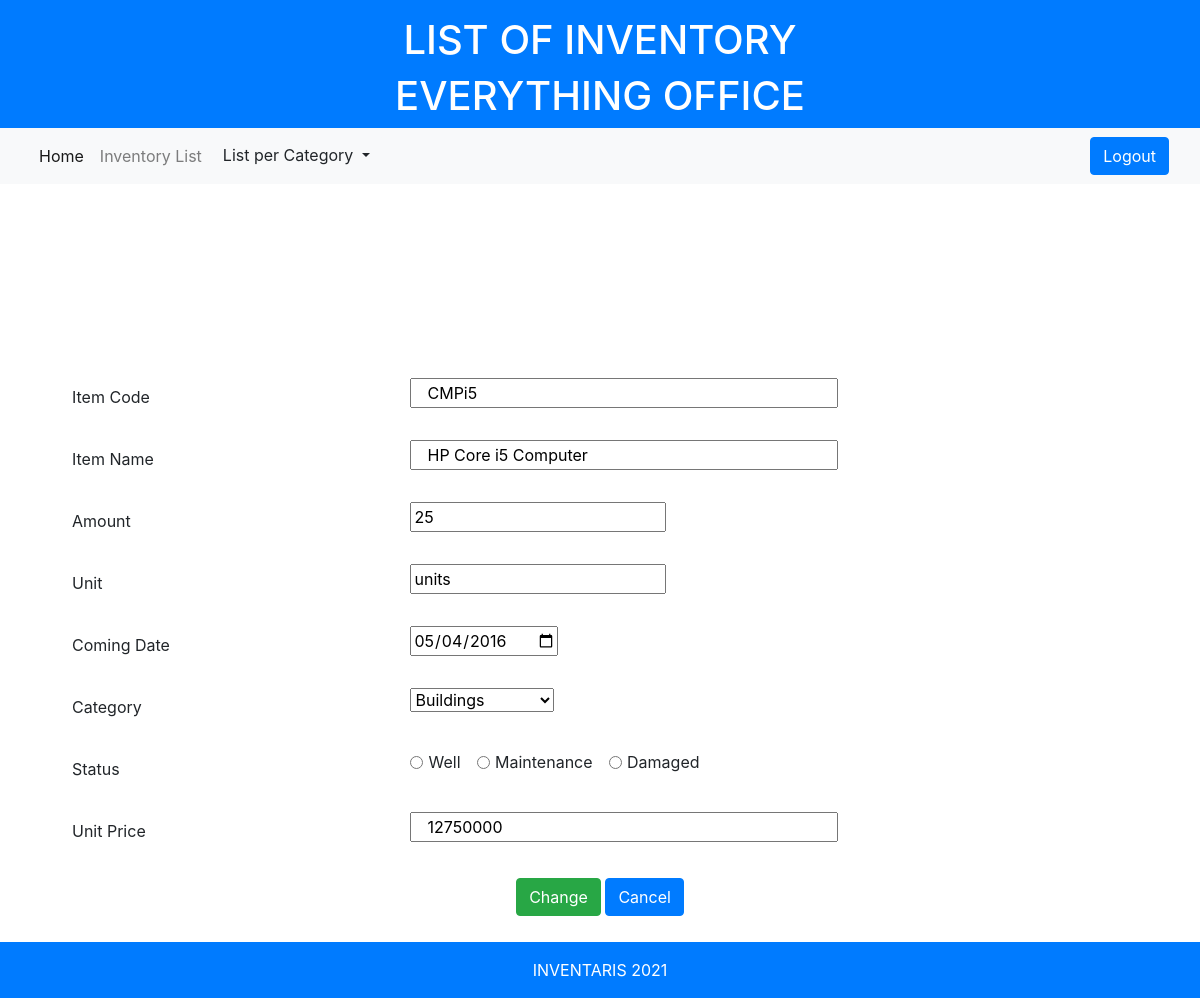
The page /edit.php?item_id=CMPi5 (signed in) on the database its author committed.
### tables this page shows
CREATE TABLE `inventory` (
  `item_id` varchar(10) NOT NULL,
  `item_name` varchar(30) NOT NULL,
  `amount` int(11) NOT NULL,
  `unit` varchar(15) NOT NULL,
  `arrival_date` date NOT NULL,
  `category` varchar(20) NOT NULL,
  `item_status` varchar(20) NOT NULL,
  `price` int(20) NOT NULL
);

### database.php (called while the page is built, shortened)
<?php
    $connect = mysqli_connect("localhost", "root", "", "responsi");
function query($query){
    global $connect;
    $result = mysqli_query($connect, $query);
    $rows = [];
    while($row = mysqli_fetch_assoc($result)){
        $rows[] = $row;
    }
    return $rows;
}
?>

### edit.php (the view, shortened to what this page needs)
<?php
    include 'database.php';
    $item_id = $_GET['item_id'];
    $data = query("SELECT * FROM inventory WHERE item_id = '$item_id'")[0];
?>
<!DOCTYPE html>
<html>
  <head>
    <link rel="stylesheet" href="https://cdn.jsdelivr.net/npm/bootstrap@4.5.3/dist/css/bootstrap.min.css">
  </head>
  <body>
  <footer class="bg-primary text-white">
    <div class="container">
      <div class="row pt-3">
        <div class="col text-center">
          <h1>LIST OF INVENTORY</h1>
          <h1>EVERYTHING OFFICE</h1>
        </div>
      </div>
    </div>
  </footer>
  <nav class="navbar navbar-expand-lg navbar-light bg-light">
  <div class="container-fluid">
    <div class="collapse navbar-collapse" id="navbarNavDropdown">
      <ul class="navbar-nav">
        <li class="nav-item">
          <a class="nav-link active" aria-current="page" href="index.php">Home</a>
        </li>
        <li class="nav-item">
          <a class="nav-link" href="list.php">Inventory List</a>
        </li>
        <li class="nav-item dropdown">
                <div class="dropdown">
          <button class="btn btn-light dropdown-toggle" type="button" id="dropdownMenuButton" data-toggle="dropdown" aria-haspopup="true" aria-expanded="false">
          List per Category
          </button>
        </div>
        </li>
      </ul>
    </div>
    <a class="btn btn-primary fixed-right" href="logout.php" role="button">Logout</a>
  </div>
  </nav>
    <div class="container">
    <form action="" method="POST">
    <table class="table table-borderless" id="table">
      <tr>
        <div class="form-group" style="padding-bottom: 10px;">
        <td> <label for="item_id" class="col-sm-5 col-form-label">Item Code</label></td>
        <td><input type="text" name="item_id" id="item_id" class="col-sm-7" placeholder="Item Code" aria-label="Item Code example" required value="<?= $data["item_id"] ?>"></td>
        </div>
      </tr>
      <tr>
        <div class="form-group" style="padding-bottom: 10px;">
        <td><label for="item_name" class="col-sm-5 col-form-label">Item Name</label></td>
        <td><input type="text" name="item_name" id="item_name" class="col-sm-7" placeholder="Item Name" aria-label="Item Name example" required value="<?= $data["item_name"] ?>"></td>
        </div>
      </tr>
      <tr>
        <div class="form-group" style="padding-bottom: 10px;">
        <td><label for="amount" class="col-sm-5 col-form-label">Amount</label></td>
        <td><input type="" name="amount" id="amount" placeholder="Amount" aria-label="Amount example" required value="<?= $data["amount"] ?>"></td>
        </div>
      </tr>
      <tr>
        <div class="form-group" style="padding-bottom: 10px;">
        <td><label for="unit" class="col-sm-5 col-form-label">Unit</label></td>
        <td><input type="text" name="unit" id="unit" placeholder="Unit" aria-label="Unit example" required value="<?= $data["unit"] ?>"></td>
        </div>
      </tr>
      <tr>
        <div class="form-group" style="padding-bottom: 10px;">
        <td><label for="arrival_date" class="col-sm-5 col-form-label">Coming Date</label></td>
        <td><input type="date" name="arrival_date" id="arrival_date" required value="<?= $data["arrival_date"] ?>"></td>
        </div>
      </tr>
      <tr>
        <div class="form-group" style="padding-bottom: 10px;">
        <td><label for="category" class="col-sm-5 col-form-label">Category</label></td>
        <td><select class="form-select" aria-label="Category select example" name="category" value="<?= $data["category"] ?>">
            <option value="Buildings" selected>Buildings</option>
            </select></td>
        </div>
      </tr>
      <tr>
      <td><label for="item_status" class="col-sm-5 col-form-label">Status</label></td>
          <td>
          <div class="form-check form-check-inline">
            <input class="form-check-input" type="radio" name="item_status" id="inlineRadio1" value="<?= $data["item_status"] ?>">
            <label class="form-check-label" for="inlineRadio1">Well</label>
          </div>
          <div class="form-check form-check-inline">
            <input class="form-check-input" type="radio" name="item_status" id="inlineRadio2" value="<?= $data["item_status"] ?>">
            <label class="form-check-label" for="inlineRadio2">Maintenance</label>
          </div>
          <div class="form-check form-check-inline">
            <input class="form-check-input" type="radio" name="item_status" id="inlineRadio3" value="<?= $data["item_status"] ?>">
            <label class="form-check-label" for="inlineRadio3">Damaged</label>
          </div>
          </td>
      </tr>
      <tr>
        <div class="form-group" style="padding-bottom: 10px;">
        <td><label for="price" class="col-sm-5 col-form-label">Unit Price</label></td>
        <td><input type="text" name="price" id="price" class="col-sm-7" placeholder="Unit Price" aria-label="Unit Price example" required value="<?= $data["price"] ?>"></td>
        </div>
      </tr>
    </table>
    <tr>
        <div class="form-group" style="padding-bottom: 10px;">
        <td><center><button type="submit" name="submit" class="btn btn-success">Change</button>
        <a href="list.php" class="btn btn-primary">Cancel</a></center>
        </td>
        </div>
      </tr>
      </form>
    </div>
  <footer class="bg-primary text-white">
    <div class="container">
      <div class="row pt-3">
        <div class="col text-center">
          <p>INVENTARIS 2021</p>
        </div>
      </div>
    </div>
  </footer>
  </body>
</html>

### rows shown on the page
inventory: item_id "CMPi5", item_name "HP Core i5 Computer", amount "25", unit "units", arrival_date "05/04/2016", category "Buildings", price "12750000"
